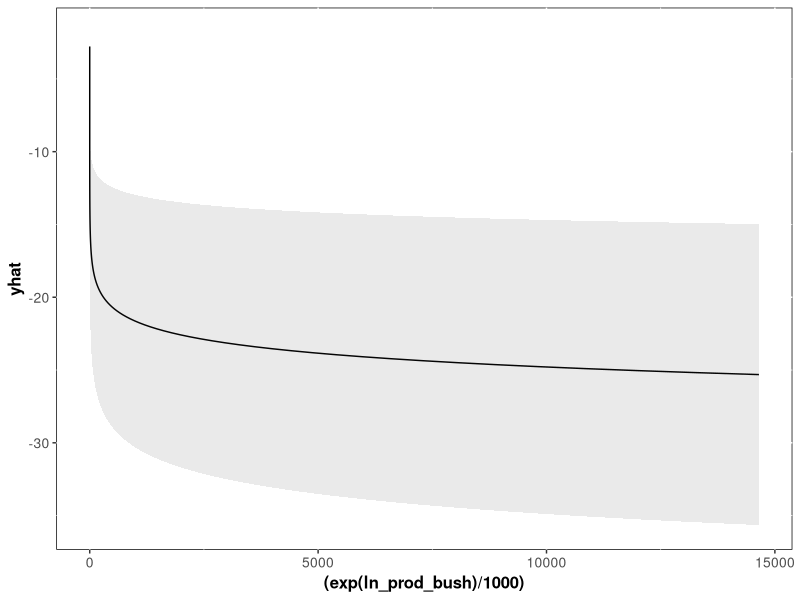
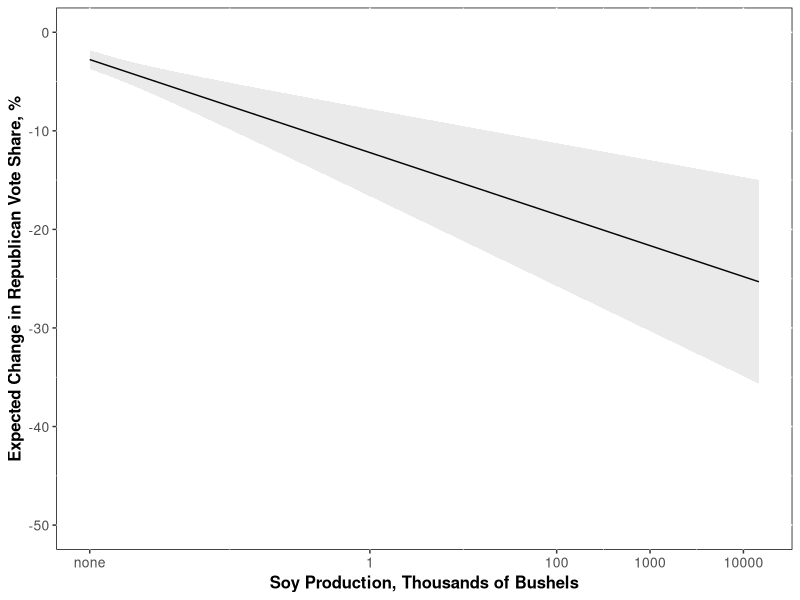

The R source for these figures, in order:
## ---- chunk 1
knitr::opts_chunk$set(echo = TRUE,message = FALSE,warning = FALSE,fig.cap = "...")
## ---- chunk 2
library(tidyverse)
library(magrittr)
library(lme4)
library(scales)

## ---- chunk 3
rm(list=ls())
trumpilot<-read.csv("soydata.csv", header=TRUE)
## Generate measure of vote shift
trumpilot$Rep18perc <- with(trumpilot, as.numeric(Rep18)/(as.numeric(Rep18)+as.numeric(Dem18)))
trumpilot$Rep16perc <- with(trumpilot, as.numeric(Rep16)/(as.numeric(Rep16)+as.numeric(Dem16)))
trumpilot$votech <- with(trumpilot, 100*(Rep18perc-Rep16perc))

trumpilot<-subset(trumpilot, is.finite(votech) & Rep18!=0 & Rep16!=0 & Dem18!=0 & Dem16!=0) #Do we want to throw out all cases in which a major party candidate ran unopposed by the other major party candidate?

## Generate state variable for state fixed effects
trumpilot$statefips <- as.factor(floor(trumpilot$FIPS/1000))
trumpilot$soyval<-with(trumpilot, 100*sales_USD/(GDP2012*1000))
trumpilot$soyval[is.na(trumpilot$soyval)]<-0


## ---- chunk 4
nd<-trumpilot %>% filter(state_name=="North Dakota") %>%  select(Rep16perc,Rep18perc,votech)
summary(nd)
## ---- chunk 5

## All counties, predicted using soybeans production in bushels:
summary(lm(data = trumpilot, votech ~ prod_bush))
summary(lm(data = trumpilot, votech ~ log(1 + prod_bush))) 
summary(lm(data = trumpilot, votech ~ statefips + prod_bush))
summary(lm(data = trumpilot, votech ~ statefips + log(1 + prod_bush)))

## All counties, predicted using soybeans sales, USD:
summary(lm(data = trumpilot, votech ~ sales_USD))
summary(lm(data = trumpilot, votech ~ log(1 + sales_USD)))
summary(lm(data = trumpilot, votech ~ statefips + sales_USD))
summary(lm(data = trumpilot, votech ~ statefips + log(1 + sales_USD)))

## All counties, predicted using soybeans area, acres:
summary(lm(data = trumpilot, votech ~ soyarea))
summary(lm(data = trumpilot, votech ~ log(1 + soyarea)))
summary(lm(data = trumpilot, votech ~ statefips + soyarea))
summary(lm(data = trumpilot, votech ~ statefips + log(1 + soyarea)))


## All counties, predicted using percent of county GDP from soybeans
summary(lm(data = trumpilot, votech ~ soyval))
summary(lm(data = trumpilot, votech ~ log(1 + soyval)))
summary(lm(data = trumpilot, votech ~ statefips + soyval))
summary(lm(data = trumpilot, votech ~ statefips + log(1 + soyval)))

## Counties not split between House districts, predicted using soybeans production in bushels:
summary(lm(data = subset(trumpilot, is.finite(votech) & Splitflag == 0), votech ~ prod_bush))
summary(lm(data = subset(trumpilot, is.finite(votech) & Splitflag == 0), votech ~ log(1 + prod_bush)))
summary(lm(data = subset(trumpilot, is.finite(votech) & Splitflag == 0), votech ~ statefips + prod_bush))
summary(lm(data = subset(trumpilot, is.finite(votech) & Splitflag == 0), votech ~ statefips + log(1 + prod_bush)))

## Counties not split between House districts, predicted using soybeans sales, USD:
summary(lm(data = subset(trumpilot, is.finite(votech) & Splitflag == 0), votech ~ sales_USD))
summary(lm(data = subset(trumpilot, is.finite(votech) & Splitflag == 0), votech ~ log(1 + sales_USD)))
summary(lm(data = subset(trumpilot, is.finite(votech) & Splitflag == 0), votech ~ statefips + sales_USD))
summary(lm(data = subset(trumpilot, is.finite(votech) & Splitflag == 0), votech ~ statefips + log(1 + sales_USD)))

## Counties not split between House districts, predicted using soybeans area, acres:
summary(lm(data = subset(trumpilot, is.finite(votech) & Splitflag == 0), votech ~ sales_USD))
summary(lm(data = subset(trumpilot, is.finite(votech) & Splitflag == 0), votech ~ log(1 + sales_USD)))
summary(lm(data = subset(trumpilot, is.finite(votech) & Splitflag == 0), votech ~ statefips + sales_USD))
summary(lm(data = subset(trumpilot, is.finite(votech) & Splitflag == 0), votech ~ statefips + log(1 + sales_USD)))


## Counties not split between House districts, predicted using percent of county GDP from soybeans
summary(lm(data = subset(trumpilot, is.finite(votech) & Splitflag == 0), votech ~ soyval))
summary(lm(data = subset(trumpilot, is.finite(votech) & Splitflag == 0), votech ~ log(1 + soyval)))
summary(lm(data = subset(trumpilot, is.finite(votech) & Splitflag == 0), votech ~ statefips + soyval))
summary(lm(data = subset(trumpilot, is.finite(votech) & Splitflag == 0), votech ~ statefips + log(1 + soyval)))

## Counties not split between House districts, predicted using percent of county area used for soybean planting
summary(lm(data = subset(trumpilot, is.finite(votech) & Splitflag == 0), votech ~ soyarea))
summary(lm(data = subset(trumpilot, is.finite(votech) & Splitflag == 0), votech ~ log(1 + soyarea)))
summary(lm(data = subset(trumpilot, is.finite(votech) & Splitflag == 0), votech ~ statefips + soyarea))
summary(lm(data = subset(trumpilot, is.finite(votech) & Splitflag == 0), votech ~ statefips + log(1 + soyarea)))

## ---- chunk 6
## All counties:
summary(lm(data = trumpilot, votech ~ prod_bush + log(GDP2015)+log(medinc1317)+perc_HS_GED+log(totpop1317)+urb2010+perclatino1317+trumpmarg))
summary(lm(data = trumpilot, votech ~ sales_USD+ log(GDP2015)+log(medinc1317)+perc_HS_GED+log(totpop1317)+urb2010+perclatino1317+trumpmarg))
summary(lm(data = trumpilot, votech ~ soyarea + log(GDP2015)+log(medinc1317)+perc_HS_GED+log(totpop1317)+urb2010+perclatino1317+trumpmarg))
summary(lm(data = trumpilot, votech ~ soyval + log(GDP2015)+log(medinc1317)+perc_HS_GED+log(totpop1317)+urb2010+perclatino1317+trumpmarg))


## Counties not split between House districts
summary(lm(data = trumpilot[trumpilot$Splitflag==0,],votech ~ prod_bush+log(GDP2015)+log(medinc1317)+perc_HS_GED+log(totpop1317)+urb2010+perclatino1317+trumpmarg))
summary(lm(data = trumpilot[trumpilot$Splitflag==0,], votech ~ sales_USD+ log(GDP2015)+log(medinc1317)+perc_HS_GED+log(totpop1317)+urb2010+perclatino1317+trumpmarg))
summary(lm(data = trumpilot[trumpilot$Splitflag==0,], votech ~ soyarea+ log(GDP2015)+log(medinc1317)+perc_HS_GED+log(totpop1317)+urb2010+perclatino1317+trumpmarg))
summary(lm(data = trumpilot[trumpilot$Splitflag==0,], votech ~ soyval+ log(GDP2015)+log(medinc1317)+perc_HS_GED+log(totpop1317)+urb2010+perclatino1317+trumpmarg))


#With fixed effects:
summary(lm(data = trumpilot[trumpilot$Splitflag==0,], votech ~ statefips + prod_bush+log(GDP2015)+log(medinc1317)+perc_HS_GED+log(totpop1317)+urb2010+perclatino1317+trumpmarg))
summary(lm(data = trumpilot[trumpilot$Splitflag==0,], votech ~ statefips + sales_USD+ log(GDP2015)+log(medinc1317)+perc_HS_GED+log(totpop1317)+urb2010+perclatino1317+trumpmarg))
summary(lm(data = trumpilot[trumpilot$Splitflag==0,], votech ~ statefips + soyarea+ log(GDP2015)+log(medinc1317)+perc_HS_GED+log(totpop1317)+urb2010+perclatino1317+trumpmarg))
summary(lm(data = trumpilot[trumpilot$Splitflag==0,], votech ~ statefips + soyval+ log(GDP2015)+log(medinc1317)+perc_HS_GED+log(totpop1317)+urb2010+perclatino1317+trumpmarg))

## Counties not split between House districts, predicted using percent of county area used for soybean planting
summary(lm(data = trumpilot[trumpilot$Splitflag==0,], votech ~ prod_bush+ log(GDP2015)+log(medinc1317)+perc_HS_GED+log(totpop1317)+urb2010+perclatino1317+trumpmarg))
summary(lm(data = trumpilot[trumpilot$Splitflag==0,], votech ~ sales_USD+ log(GDP2015)+log(medinc1317)+perc_HS_GED+log(totpop1317)+urb2010+perclatino1317+trumpmarg))
summary(lm(data = trumpilot[trumpilot$Splitflag==0,], votech ~ soyarea+ log(GDP2015)+log(medinc1317)+perc_HS_GED+log(totpop1317)+urb2010+perclatino1317+trumpmarg))
summary(lm(data = trumpilot[trumpilot$Splitflag==0,], votech ~ soyval+ log(GDP2015)+log(medinc1317)+perc_HS_GED+log(totpop1317)+urb2010+perclatino1317+trumpmarg))

#With Fixed Effects:
summary(lm(data = trumpilot[trumpilot$Splitflag==0,], votech ~ statefips + prod_bush+ log(GDP2015)+log(medinc1317)+perc_HS_GED+log(totpop1317)+urb2010+perclatino1317+trumpmarg))
summary(lm(data = trumpilot[trumpilot$Splitflag==0,], votech ~ statefips + sales_USD+ log(GDP2015)+log(medinc1317)+perc_HS_GED+log(totpop1317)+urb2010+perclatino1317+trumpmarg))
summary(lm(data = trumpilot[trumpilot$Splitflag==0,], votech ~ statefips + soyarea+ log(GDP2015)+log(medinc1317)+perc_HS_GED+log(totpop1317)+urb2010+perclatino1317+trumpmarg))
summary(lm(data = trumpilot[trumpilot$Splitflag==0,], votech ~ statefips + soyval+ log(GDP2015)+log(medinc1317)+perc_HS_GED+log(totpop1317)+urb2010+perclatino1317+trumpmarg))

## ---- chunk 7

center<-function(myvar){
  (myvar-mean(myvar, na.rm=TRUE))
}

tr_cr<-trumpilot %>% 
  select(sales_USD,soyval,soyarea,prod_bush, GDP2015, stateGDP, medinc1317,perc_HS_GED, perc_BA, totpop1317,urb2010,perclatino1317,percwhite1317,percblack1317,perc_otherrace,perc_unemploy1317,perc_foreign1317,trumpmarg)  %>% 
  mutate(ln_GDP2015=log(GDP2015/1000), ln_stateGDP=log(stateGDP/1000000), ln_inc=log(medinc1317/1000), ln_pop=log(totpop1317/1000), perc_latino1317=perclatino1317*100,perc_HS_GED=perc_HS_GED*100,perc_BA=perc_BA*100,perc_white1317=percwhite1317*100,perc_white1317=percwhite1317*100,ln_perc_white1317=log(percwhite1317*100),perc_black1317=percblack1317*100,ln_perc_black1317=log(percblack1317*100+1),ln_perc_latino1317=log(perclatino1317*100+1),perc_unemploy1317=perc_unemploy1317*100,perc_foreign1317=perc_foreign1317*100,ln_perc_foreign1317=log(perc_foreign1317*100+1),sales_USD=sales_USD/100000, soyarea=soyarea/640,prod_bush=prod_bush/1000000, ln_sales_USD=log(sales_USD/1000+1), ln_bush_pop=log(prod_bush/(1000000*totpop1317)+1),ln_soyval=log(soyval+1), ln_soyarea=log(soyarea/640+1), ln_gdpc=log(GDP2015/totpop1317), ln_prod_bush=log(prod_bush+1)) %>% mutate(ln_perc_other=log(100*perc_otherrace+1),perc_other=100*perc_otherrace) 

tr_cr<-do.call(cbind,lapply(tr_cr,center))
newnames<-paste(names(as.data.frame(tr_cr)),"_cr",sep="")
colnames(tr_cr)<-newnames


trumpilot1<-cbind.data.frame(subset(trumpilot, select=c("statefips","state","county","Dist","Splitflag","votech")),tr_cr)
trumpilot1$ln_gdpc_sq_cr=trumpilot1$ln_gdpc_cr^2
trumpilot1$ln_gdpc_cu_cr=trumpilot1$ln_gdpc_cr^3

## ---- chunk 8
## All counties, predicted using bushels:

summary(m1_full<-lmer( votech ~ ln_prod_bush_cr + ln_gdpc_cr+ln_gdpc_sq_cr+perc_unemploy1317_cr+perc_HS_GED_cr+perc_BA_cr+urb2010_cr+ln_perc_black1317_cr+ln_perc_other_cr+ln_perc_latino1317_cr+ln_perc_foreign1317_cr+trumpmarg_cr + (1  | statefips),data = trumpilot1))

summary(m2_full<-lmer(data = trumpilot1, votech ~ ln_soyval_cr + ln_gdpc_cr+ln_gdpc_sq_cr+perc_unemploy1317_cr+perc_HS_GED_cr+perc_BA_cr+urb2010_cr+ln_perc_black1317_cr+ln_perc_other_cr+ln_perc_latino1317_cr+ln_perc_foreign1317_cr+trumpmarg_cr + (1  | statefips)))

summary(m3_full<-lmer(data = trumpilot1, votech ~ ln_sales_USD_cr + ln_gdpc_cr+ln_gdpc_sq_cr+perc_unemploy1317_cr+perc_HS_GED_cr+perc_BA_cr+urb2010_cr+ln_perc_black1317_cr+ln_perc_other_cr+ln_perc_latino1317_cr+ln_perc_foreign1317_cr+trumpmarg_cr+ (1  | statefips)))

summary(m4_full<-lmer(data = trumpilot1, votech ~ ln_soyarea_cr + ln_gdpc_cr+ln_gdpc_sq_cr+perc_unemploy1317_cr+perc_HS_GED_cr+perc_BA_cr+urb2010_cr+ln_perc_black1317_cr+ln_perc_other_cr+ln_perc_latino1317_cr+ln_perc_foreign1317_cr+trumpmarg_cr + (1  | statefips)))


summary(m5_full<-lmer(data = trumpilot1, votech ~ ln_bush_pop_cr + ln_gdpc_cr+ln_gdpc_sq_cr+perc_unemploy1317_cr+perc_HS_GED_cr+perc_BA_cr+urb2010_cr+ln_perc_black1317_cr+ln_perc_other_cr+ln_perc_latino1317_cr+ln_perc_foreign1317_cr+trumpmarg_cr + (1  | statefips)))

## ---- chunk 9

center<-function(myvar){
  (myvar-mean(myvar, na.rm=TRUE))
}

tr_cr<-trumpilot %>% filter(Splitflag==0) %>%
  select(sales_USD,soyval,soyarea,prod_bush, GDP2015, stateGDP, medinc1317,perc_HS_GED, perc_BA, totpop1317,urb2010,perclatino1317,percwhite1317,percblack1317,perc_unemploy1317,perc_foreign1317,trumpmarg, PVI2015,perc_otherrace)  %>% 
  mutate(ln_GDP2015=log(GDP2015/1000), ln_stateGDP=log(stateGDP/1000000), ln_inc=log(medinc1317/1000), ln_pop=log(totpop1317/1000), perc_latino1317=perclatino1317*100,perc_HS_GED=perc_HS_GED*100,perc_BA=perc_BA*100,perc_white1317=percwhite1317*100,perc_white1317=percwhite1317*100,ln_perc_white1317=log(percwhite1317*100),perc_black1317=percblack1317*100,ln_perc_black1317=log(percblack1317*100+1),ln_perc_latino1317=log(perclatino1317*100+1),perc_unemploy1317=perc_unemploy1317*100,perc_foreign1317=perc_foreign1317*100,ln_perc_foreign1317=log(perc_foreign1317*100+1),sales_USD=sales_USD/100000, soyarea=soyarea/640,prod_bush=prod_bush/1000000, ln_sales_USD=log(sales_USD/1000+1), ln_bush_pop=log(prod_bush/(1000000*totpop1317)+1),ln_soyval=log(soyval+1), ln_soyarea=log(soyarea/640+1), ln_gdpc=log(GDP2015/totpop1317), ln_prod_bush=log(prod_bush+1)) %>% mutate(ln_perc_other=log(100*perc_otherrace+1),perc_other=100*perc_otherrace) 

tr_cr<-do.call(cbind,lapply(tr_cr,center))
newnames<-paste(names(as.data.frame(tr_cr)),"_cr",sep="")
colnames(tr_cr)<-newnames


trumpilot2<-cbind.data.frame(subset(trumpilot[trumpilot$Splitflag==0,], select=c("statefips","state","county","Dist","votech","incshiftr","distname")),tr_cr)
trumpilot2$ln_gdpc_sq_cr=trumpilot2$ln_gdpc_cr^2
trumpilot2$ln_gdpc_cu_cr=trumpilot2$ln_gdpc_cr^3
## ---- chunk 10



##Counties not split between House districts, predicted using percent of county GDP from soybeans
summary(m1<-lmer(data = trumpilot2, votech ~ ln_prod_bush_cr + ln_gdpc_cr+ln_gdpc_sq_cr+perc_unemploy1317_cr+perc_HS_GED_cr+perc_BA_cr+urb2010_cr+ln_perc_black1317_cr+ln_perc_other_cr+ln_perc_latino1317_cr+ln_perc_foreign1317_cr+trumpmarg_cr + incshiftr + PVI2015_cr+ (1 | statefips)))

summary(m2<-lmer(data = trumpilot2, votech ~ soyval_cr + ln_gdpc_cr+ln_gdpc_sq_cr+perc_unemploy1317_cr+perc_HS_GED_cr+perc_BA_cr+urb2010_cr+ln_perc_black1317_cr+ln_perc_other_cr+ln_perc_latino1317_cr+ln_perc_foreign1317_cr+trumpmarg_cr + incshiftr + PVI2015_cr+ (1 | statefips)))

summary(m3<-lmer(data = trumpilot2, votech ~ ln_sales_USD_cr + ln_gdpc_cr+ln_gdpc_sq_cr+perc_unemploy1317_cr+perc_HS_GED_cr+perc_BA_cr+urb2010_cr+ln_perc_black1317_cr+ln_perc_other_cr+ln_perc_latino1317_cr+ln_perc_foreign1317_cr+trumpmarg_cr + incshiftr + PVI2015_cr+(1 | statefips)))

summary(m4<-lmer(data = trumpilot2, votech ~ ln_soyarea_cr + ln_gdpc_cr+ln_gdpc_sq_cr+perc_unemploy1317_cr+perc_HS_GED_cr+perc_BA_cr+urb2010_cr+ln_perc_black1317_cr+ln_perc_other_cr+ln_perc_latino1317_cr+ln_perc_foreign1317_cr+trumpmarg_cr + incshiftr + PVI2015_cr+ (1 | statefips)))



## ---- chunk 11
library(xtable)
coef1<-c(fixef(m1_full),NA,NA)

mytable<-as.table(cbind(coef1,c(sqrt(diag(vcov(m1_full))),NA,NA),c(fixef(m3_full),NA,NA),c(sqrt(diag(vcov(m3_full))),NA,NA),fixef(m1),sqrt(diag(vcov(m1))),fixef(m3),sqrt(diag(vcov(m3)))))
row.names(mytable)<-c("Constant","Soy Production","GDP/cap.","(GDP/cap.)^2","Unemployment","High-school","Bachelor's","Urbanization","Black","Other Non-White","Latino","Foreign","Trump's 2016 Margin","$\\Delta$Incumbent","Dist. Ideology")
xtable(mytable, digits=2)


## ---- chunk 12
summary(m1_full<-lmer( votech ~ ln_prod_bush_cr + ln_gdpc_cr+ln_gdpc_sq_cr+perc_unemploy1317_cr+perc_HS_GED_cr+perc_BA_cr+urb2010_cr+ln_perc_black1317_cr+ln_perc_latino1317_cr+ln_perc_other_cr+ln_perc_foreign1317_cr+trumpmarg_cr + (1  | statefips),data = trumpilot1))

coef(m1_full) #coef calculates state-specific intercepts as re+fe
fixef(m1_full) #main (average) effects
ranef(m1_full) #Random (state-level) intercepts
theme_set(theme_grey() + theme(panel.background = element_rect(fill = NA, color = 'black'))+ theme(axis.text=element_text(size=10),
					axis.title=element_text(size=12,face="bold")))



ln_prod_bush=seq(min(log(trumpilot$prod_bush+1), na.rm=TRUE),max(log(trumpilot$prod_bush+1), na.rm=TRUE), by=.1)
mycoef<-as.matrix(fixef(m1_full)[1:2])

mycov<-vcov(m1_full)
yhat<-cbind(1,ln_prod_bush)%*%mycoef
se_yhat<-sqrt(mycov[1,1]+(ln_prod_bush^2)*mycov[2,2]+2*ln_prod_bush*mycov[1,2])



#A rural non-diverse county:
mycoef<-as.matrix(fixef(m1_full))
urb2010_cr<-min(trumpilot1$urb2010_cr, na.rm=TRUE)
ln_gdpc_cr<-mean(trumpilot1$ln_gdpc_cr[trumpilot1$urb2010_cr==min(trumpilot1$urb2010_cr, na.rm=TRUE)], na.rm=TRUE)
ln_gdpc_sq_cr<-ln_gdpc_cr^2
perc_unemploy1317_cr<-mean(trumpilot1$perc_unemploy1317_cr[trumpilot1$urb2010_cr==min(trumpilot1$urb2010_cr, na.rm=TRUE)], na.rm=TRUE)
perc_HS_GED_cr<-mean(trumpilot1$perc_HS_GED_cr[trumpilot1$urb2010_cr==min(trumpilot1$urb2010_cr, na.rm=TRUE)], na.rm=TRUE)
perc_BA_cr<-mean(trumpilot1$perc_BA_cr[trumpilot1$urb2010_cr==min(trumpilot1$urb2010_cr, na.rm=TRUE)], na.rm=TRUE)
percblack1317_cr<-mean(trumpilot1$ln_perc_black1317_cr[trumpilot1$urb2010_cr==min(trumpilot1$urb2010_cr, na.rm=TRUE)], na.rm=TRUE)
perclatino1317_cr<-mean(trumpilot1$ln_perc_latino1317_cr[trumpilot1$urb2010_cr==min(trumpilot1$urb2010_cr, na.rm=TRUE)], na.rm=TRUE)
perc_other_cr<-mean(trumpilot1$ln_perc_other_cr[trumpilot1$urb2010_cr==min(trumpilot1$urb2010_cr, na.rm=TRUE)], na.rm=TRUE)
perc_foreign1317_cr<-mean(trumpilot1$ln_perc_foreign1317_cr[trumpilot1$urb2010_cr==min(trumpilot1$urb2010_cr, na.rm=TRUE)], na.rm=TRUE)
trumpmarg_cr<-mean(trumpilot1$trumpmarg_cr[trumpilot1$urb2010_cr==min(trumpilot1$urb2010_cr, na.rm=TRUE)], na.rm=TRUE)




mycov<-vcov(m1_full)
yhat<-cbind(1,ln_prod_bush,ln_gdpc_cr,ln_gdpc_sq_cr,perc_unemploy1317_cr,perc_HS_GED_cr,perc_BA_cr,urb2010_cr,percblack1317_cr,perclatino1317_cr,perc_other_cr,perc_foreign1317_cr,trumpmarg_cr )%*%mycoef
se_yhat<-sqrt(mycov[1,1]+(ln_prod_bush^2)*mycov[2,2]+(ln_gdpc_cr^2)*mycov[3,3]+(ln_gdpc_sq_cr^2)*mycov[4,4]+(perc_unemploy1317_cr^2)*mycov[5,5]+
                (perc_HS_GED_cr^2)*mycov[6,6]+(perc_BA_cr^2)*mycov[7,7]+(urb2010_cr^2)*mycov[8,8]+(percblack1317_cr^2)*mycov[9,9]+(perclatino1317_cr^2)*mycov[10,10]+
                (perc_other_cr^2)*mycov[11,11]+(perc_foreign1317_cr^2)*mycov[12,12]+(trumpmarg_cr^2)*mycov[13,13]+
                2*ln_prod_bush*mycov[1,2]+2*ln_gdpc_cr*mycov[1,3]+2*ln_gdpc_sq_cr*mycov[1,4]+2*perc_unemploy1317_cr*mycov[1,5]+2*perc_HS_GED_cr*mycov[1,6]+#intercept
                2*perc_BA_cr*mycov[1,7]+2*urb2010_cr*mycov[1,8]+2*percblack1317_cr*mycov[1,9]+2*perclatino1317_cr*mycov[1,10]+2*perc_other_cr*mycov[1,11]+ #intercept
                2*perc_foreign1317_cr*mycov[1,12]+2*trumpmarg_cr*mycov[1,13]+                                                                              #intercept
                2*ln_prod_bush*ln_gdpc_cr*mycov[2,3]+2*ln_prod_bush*ln_gdpc_sq_cr*mycov[2,4]+2*ln_prod_bush*perc_unemploy1317_cr*mycov[2,5]+               #bush
                2*ln_prod_bush*perc_HS_GED_cr*mycov[2,6]+2*ln_prod_bush*perc_BA_cr*mycov[2,7]+2*ln_prod_bush*urb2010_cr*mycov[2,8]+                        #bush
                2*ln_prod_bush*percblack1317_cr*mycov[2,9]+2*ln_prod_bush*perclatino1317_cr*mycov[2,10]+2*ln_prod_bush*perc_other_cr*mycov[2,11]+          #bush
                2*ln_prod_bush*perc_foreign1317_cr*mycov[2,12]+2*ln_prod_bush*trumpmarg_cr*mycov[2,13]+                                                     #bush
                2*ln_gdpc_cr*ln_gdpc_sq_cr*mycov[3,4]+2*ln_gdpc_cr*perc_unemploy1317_cr*mycov[3,5]+                                                         #gdpc
                2*ln_gdpc_cr*perc_HS_GED_cr*mycov[3,6]+2*ln_gdpc_cr*perc_BA_cr*mycov[3,7]+2*ln_gdpc_cr*urb2010_cr*mycov[3,8]+                               #gdpc
                2*ln_gdpc_cr*percblack1317_cr*mycov[3,9]+2*ln_gdpc_cr*perclatino1317_cr*mycov[3,10]+2*ln_gdpc_cr*perc_other_cr*mycov[3,11]+                 #gdpc
                2*ln_gdpc_cr*perc_foreign1317_cr*mycov[3,12]+2*ln_gdpc_cr*trumpmarg_cr*mycov[3,13]+                                                         #gdpc
                2*ln_gdpc_sq_cr*perc_unemploy1317_cr*mycov[4,5]+                                                                                            #gdpc_sq
                2*ln_gdpc_sq_cr*perc_HS_GED_cr*mycov[4,6]+2*ln_gdpc_sq_cr*perc_BA_cr*mycov[4,7]+2*ln_gdpc_sq_cr*urb2010_cr*mycov[4,8]+                      #gdpc_sq
                2*ln_gdpc_sq_cr*percblack1317_cr*mycov[4,9]+2*ln_gdpc_sq_cr*perclatino1317_cr*mycov[4,10]+2*ln_gdpc_sq_cr*perc_other_cr*mycov[4,11]+        #gdpc_sq
                2*ln_gdpc_sq_cr*perc_foreign1317_cr*mycov[4,12]+2*ln_gdpc_sq_cr*trumpmarg_cr*mycov[4,13]+                                                   #gdpc_sq
                2*perc_unemploy1317_cr*perc_HS_GED_cr*mycov[5,6]+2*perc_unemploy1317_cr*perc_BA_cr*mycov[5,7]+                                    #perc_unemploy1317_cr
                2*perc_unemploy1317_cr*urb2010_cr*mycov[5,8]+2*perc_unemploy1317_cr*percblack1317_cr*mycov[5,9] +                                  #perc_unemploy1317_cr
                2*perc_unemploy1317_cr*perclatino1317_cr*mycov[5,10]+2*perc_unemploy1317_cr*perc_other_cr*mycov[5,11]+                            #perc_unemploy1317_cr
                2*perc_unemploy1317_cr*perc_foreign1317_cr*mycov[5,12]+2*perc_unemploy1317_cr*trumpmarg_cr*mycov[5,13]+                           #perc_unemploy1317_cr
                2*perc_HS_GED_cr*perc_BA_cr*mycov[6,7]+                                                                                      #perc_HS_GED_cr
                2*perc_HS_GED_cr*urb2010_cr*mycov[6,8]+2*perc_HS_GED_cr*percblack1317_cr*mycov[6,9] +                                  #perc_HS_GED_cr
                2*perc_HS_GED_cr*perclatino1317_cr*mycov[6,10]+2*perc_HS_GED_cr*perc_other_cr*mycov[6,11]+                            #perc_HS_GED_cr
                2*perc_HS_GED_cr*perc_foreign1317_cr*mycov[6,12]+2*perc_HS_GED_cr*trumpmarg_cr*mycov[6,13]+                           #perc_HS_GED_cr
                2*perc_BA_cr*urb2010_cr*mycov[7,8]+2*perc_BA_cr*percblack1317_cr*mycov[7,9] +                                  #perc_BA_cr
                2*perc_BA_cr*perclatino1317_cr*mycov[7,10]+2*perc_BA_cr*perc_other_cr*mycov[7,11]+                            #perc_BA_cr
                2*perc_BA_cr*perc_foreign1317_cr*mycov[7,12]+2*perc_BA_cr*trumpmarg_cr*mycov[7,13]+                           #perc_BA_cr
                2*urb2010_cr*percblack1317_cr*mycov[8,9] +                                                                      #urb2010_cr
                2*urb2010_cr*perclatino1317_cr*mycov[8,10]+2*urb2010_cr*perc_other_cr*mycov[8,11]+                            #urb2010_cr
                2*urb2010_cr*perc_foreign1317_cr*mycov[8,12]+2*urb2010_cr*trumpmarg_cr*mycov[8,13]+                           #urb2010_cr
                2*percblack1317_cr*perclatino1317_cr*mycov[9,10]+2*percblack1317_cr*perc_other_cr*mycov[9,11]+                            #percblack1317_cr
                2*percblack1317_cr*perc_foreign1317_cr*mycov[9,12]+2*percblack1317_cr*trumpmarg_cr*mycov[9,13]+                           #percblack1317_cr
                2*perclatino1317_cr*perc_other_cr*mycov[10,11]+                                                                             #perclatino1317_cr
                2*perclatino1317_cr*perc_foreign1317_cr*mycov[10,12]+2*perclatino1317_cr*trumpmarg_cr*mycov[10,13]+                           #perclatino1317_cr
                2*perc_other_cr*perc_foreign1317_cr*mycov[11,12]+2*perc_other_cr*trumpmarg_cr*mycov[11,13]+                           #perc_other_cr
                2*perc_foreign1317_cr*trumpmarg_cr*mycov[12,13]                                                                  #perc_foreign1317_cr
                  )




p<-ggplot()+geom_line(aes(x=(exp(ln_prod_bush)/1000),y=yhat))+geom_ribbon(aes(x=(exp(ln_prod_bush)/1000), ymin=(yhat-2*se_yhat),ymax=(yhat+2*se_yhat)), alpha=.1) 
p
p + scale_y_continuous("Expected Change in Republican Vote Share, %",limits=c(-50,0),breaks=seq(-100,0,10), labels=seq(-100,0,10))+
scale_x_log10("Soy Production, Thousands of Bushels", breaks=c(0.001,1,100,1000,10000), labels=c("none","1","100","1000","10000"))
ggsave("fitted1.pdf")
